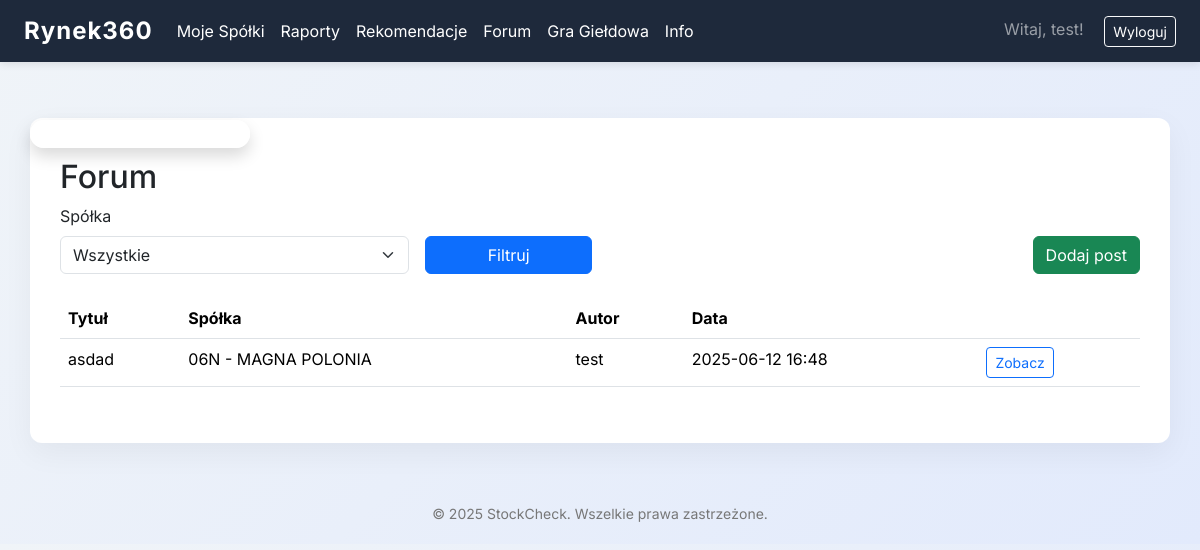
/forum/ (signed in), run on the app's committed database.
### myproject/auth/models.py (models this page shows, shortened)
class User(UserMixin, db.Model):
    __tablename__ = 'users'
    id = db.Column(db.Integer, primary_key=True)
    email = db.Column(db.String(64), unique=True, index=True)
    username = db.Column(db.String(64), unique=True, index=True)
    password_hash = db.Column(db.String(128))
    role = db.Column(db.String(20), default="user")  # "user" lub "admin"
    companies = db.relationship('UserCompany', backref='owner', lazy=True)

### myproject/forum/models.py (models this page shows, shortened)
class Post(db.Model):
    id = db.Column(db.Integer, primary_key=True)
    user_id = db.Column(db.Integer, db.ForeignKey('users.id'), nullable=False)
    company_id = db.Column(db.Integer, db.ForeignKey('company.id'), nullable=False)
    title = db.Column(db.String(200), nullable=False)
    content = db.Column(db.Text, nullable=False)
    created_at = db.Column(db.DateTime, default=datetime.utcnow)
    user = db.relationship('User', backref=db.backref('posts', lazy=True))
    company = db.relationship('Company', backref=db.backref('posts', lazy=True))

### myproject/companies/models.py (models this page shows, shortened)
class Company(db.Model):
    id = db.Column(db.Integer, primary_key=True)
    ticker = db.Column(db.String(10), unique=True, nullable=False)
    name = db.Column(db.String(100), nullable=False)
    industry_id = db.Column(db.Integer, db.ForeignKey('industry.id'))
    market = db.Column(db.String(100), nullable=True)
    industry = db.relationship('Industry', backref=db.backref('companies', lazy=True))
    indices = db.relationship('Index', secondary=company_index, backref=db.backref('companies', lazy='dynamic'))

### myproject/forum/views.py (the view)
@forum.route('/')
@login_required
def forum_main():
    companies = Company.query.order_by(Company.ticker).all()
    selected_company = request.args.get('company')
    query = Post.query.order_by(Post.created_at.desc())
    if selected_company:
        query = query.filter(Post.company_id == int(selected_company))
    posts = query.all()
    return render_template('/forum/forum.html', posts=posts, companies=companies, selected_company=selected_company)

### myproject/templates/forum/forum.html (shortened to what this page needs)
{% extends 'base.html' %}
{% block content %}
<h2>Forum</h2>
<form method="get" class="row g-3 mb-4">
    <div class="col-md-4">
        <label for="company" class="form-label">Spółka</label>
        <select name="company" id="company" class="form-select">
            <option value="">Wszystkie</option>
        </select>
    </div>
    <div class="col-md-2 align-self-end">
        <button type="submit" class="btn btn-primary w-100">Filtruj</button>
    </div>
    <div class="col-md-6 align-self-end text-end">
        <a href="{{ url_for('forum.add_post') }}" class="btn btn-success">Dodaj post</a>
    </div>
</form>
<table class="table">
    <thead>
        <tr>
            <th>Tytuł</th>
            <th>Spółka</th>
            <th>Autor</th>
            <th>Data</th>
            <th></th>
        </tr>
    </thead>
    <tbody>
    {% for post in posts %}
        <tr>
            <td>{{ post.title }}</td>
            <td>{{ post.company.ticker }} - {{ post.company.name }}</td>
            <td>{{ post.user.username }}</td>
            <td>{{ post.created_at.strftime('%Y-%m-%d %H:%M') }}</td>
            <td>
                <a href="{{ url_for('forum.post_detail', post_id=post.id) }}" class="btn btn-sm btn-outline-primary">Zobacz</a>
            </td>
        </tr>
    {% endfor %}
    </tbody>
</table>
{% endblock %}

### myproject/templates/base.html (shortened to what this page needs)
<!DOCTYPE html>
<html lang="pl">
<head>
    <link href="https://cdn.jsdelivr.net/npm/bootstrap@5.3.3/dist/css/bootstrap.min.css" rel="stylesheet">
    <link href="https://cdnjs.cloudflare.com/ajax/libs/font-awesome/6.0.0/css/all.min.css" rel="stylesheet">
</head>
<body>
    {% if current_user.is_authenticated %}
    <div id="stooq-widget-panel" class="shadow">
    </div>
    {% endif %}
    <nav class="navbar navbar-expand-lg fixed-top navbar-dark">
        <div class="container-fluid px-4">
            <a class="navbar-brand" href="{{ url_for('companies.list_companies') if current_user.is_authenticated else url_for('core.index') }}">Rynek360</a>
            <div class="collapse navbar-collapse" id="navbarNav">
                <ul class="navbar-nav me-auto">
                    {% if current_user.is_authenticated %}
                        <li class="nav-item">
                            <a class="nav-link" href="{{ url_for('companies.list_companies') }}">Moje Spółki</a>
                        </li>
                        <li class="nav-item">
                            <a class="nav-link" href="{{ url_for('reports.all_reports') }}">Raporty</a>
                        </li>
                        <li class="nav-item">
                            <a class="nav-link" href="{{ url_for('recommendations.all_recommendations') }}">Rekomendacje</a>
                        </li>
                        <li class="nav-item">
                            <a class="nav-link" href="{{ url_for('forum.forum_main') }}">Forum</a>
                        </li>
                        <li class="nav-item">
                            <a class="nav-link" href="{{ url_for('stock_game.portfolio') }}">Gra Giełdowa</a>
                        </li>
                        <li class="nav-item">
                            <a class="nav-link" href="{{ url_for('core.info') }}">Info</a>
                        </li>
                    {% endif %}
                </ul>
                <div class="ms-auto">
                    {% if current_user.is_authenticated %}
                        <span class="navbar-text me-3">Witaj, {{ current_user.username }}!</span>
                        <a class="btn btn-outline-light btn-sm" href="{{ url_for('auth.logout') }}">Wyloguj</a>
                    {% else %}
                        <a class="btn btn-outline-light btn-sm me-2" href="{{ url_for('auth.login') }}">Zaloguj</a>
                        <a class="btn btn-light btn-sm" href="{{ url_for('auth.register') }}">Zarejestruj</a>
                    {% endif %}
                </div>
            </div>
        </div>
    </nav>
    <div class="container my-5">
        {% block content %}{% endblock %}
    </div>
    <footer>
        &copy; 2025 StockCheck. Wszelkie prawa zastrzeżone.
    </footer>
</body>
</html>

### myproject/templates/base.html (style rules this page uses)
body { font-family: 'Inter', sans-serif; background: linear-gradient(135deg, #f0f4f8, #e2eafc); margin: 0; padding-top: 70px; }
.navbar { background-color: #1e293b; box-shadow: 0 2px 8px rgba(0,0,0,0.1); }
.navbar-brand { font-weight: 700; font-size: 24px; letter-spacing: 1px; }
.navbar a { color: #ffffff !important; }
.container { background: #ffffff; padding: 40px 30px; border-radius: 12px; box-shadow: 0 10px 30px rgba(0,0,0,0.05); animation: fadeIn 0.7s ease; }
footer { margin-top: 60px; text-align: center; color: #777; font-size: 14px; padding-bottom: 20px; }
#stooq-widget-panel { position: fixed; top: 120px; left: 30px; z-index: 1000; background: rgba(255,255,255,0.95); border-radius: 16px; box-shadow: 0 4px 24px rgba(30,41,59,0.12); padding: 18px 18px 10px 18px; max-width: 340px; min-width: 220px; transition: box-shadow 0.2s; }

### data on the page
User: username "test"
Post: title "asdad", company.ticker "06N", company.name "MAGNA POLONIA", user.username "test", created_at "2025-06-12 16:48"
